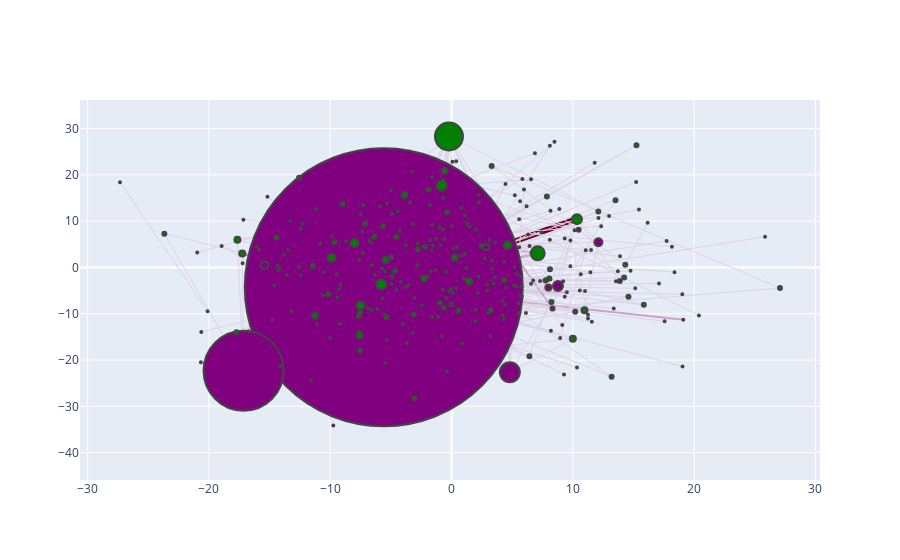

The cell this chart's notebook holds for it:
### Code cell
# Plot network with top words (k=3), where size is number of tweets
configure_plotly_browser_state()
plotNetworkSizeColor(AOGraph)
